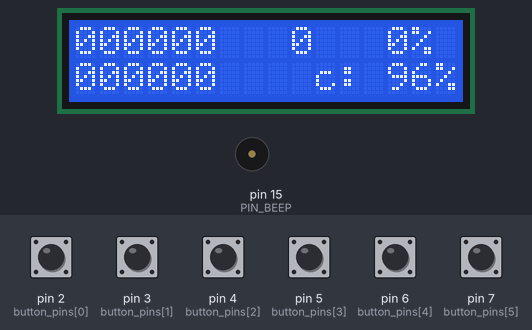
This sketch was run on a simulated Arduino Uno, built with avr-gcc and run on an emulated ATmega328P. On the bench: 16×2 character LCD, buzzer (waves = sounding, pin HIGH). The test bench sets the inputs (shaded band); at power-on: pin 2 (button_pins[0]), pin 3 (button_pins[1]), pin 4 (button_pins[2]), pin 5 (button_pins[3]), pin 6 (button_pins[4]), pin 7 (button_pins[5]) HIGH. No radio packets arrive unless stated; what the sketch prints to the serial monitor is not drawn.

Above: at 2.7 s.
2.8 s: pin 2 (button_pins[0]) pulled LOW for 0.15 s
At 3.02 s:
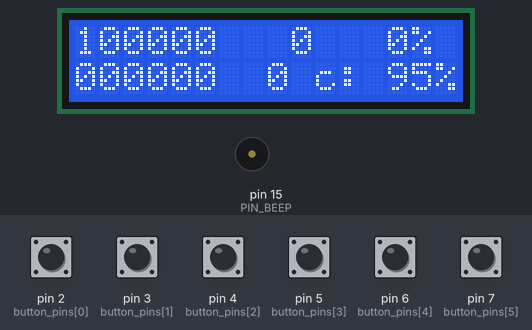
3.5 s: pin 3 (button_pins[1]) pulled LOW for 1 s
At 4.05 s:
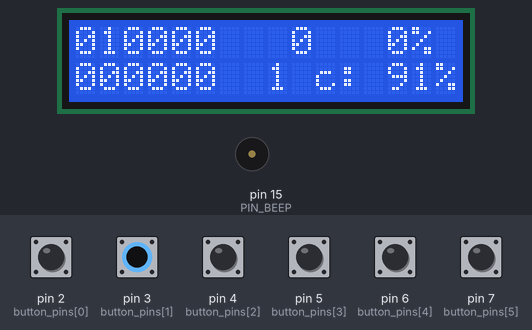
5.1 s: pin 4 (button_pins[2]) pulled LOW for 1 s
At 5.64 s:
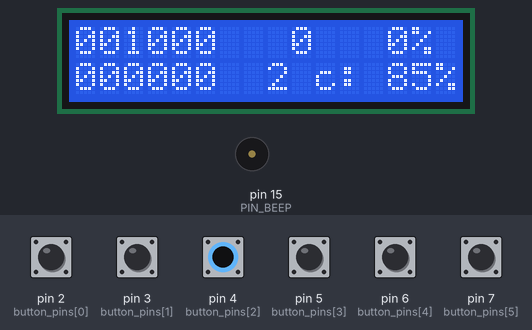
6.7 s: pin 5 (button_pins[3]) pulled LOW for 1 s
At 7.23 s:
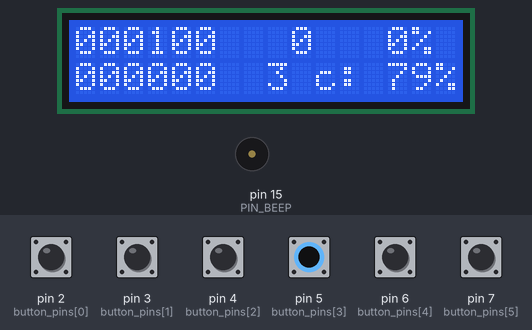
8.3 s: pin 6 (button_pins[4]) pulled LOW for 1 s
At 8.82 s:
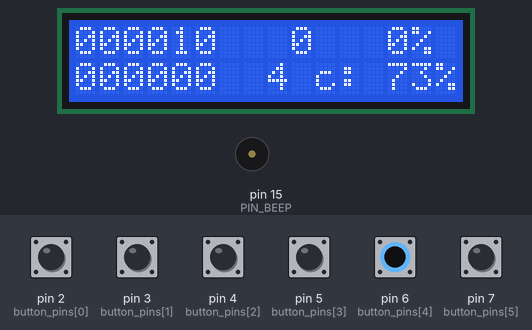
9.9 s: pin 7 (button_pins[5]) pulled LOW for 1 s
At 10.41 s:
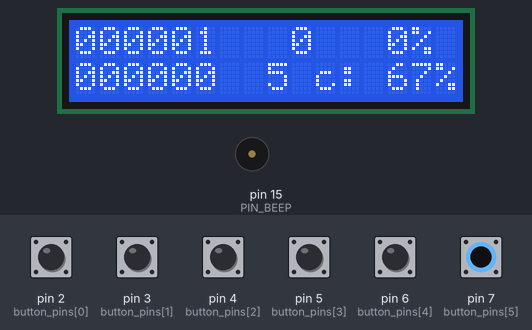
Timing chart, 0 to 12.5 s (numbered marks = the images above; inputs shaded):
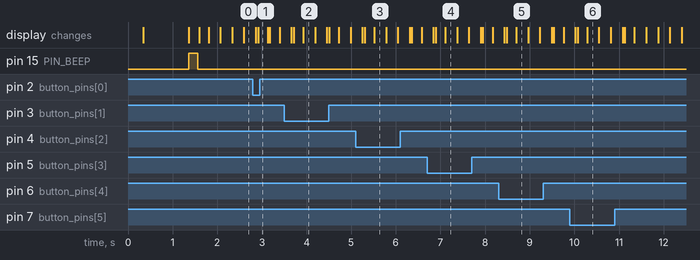

The sketch:

remote_control.ino
```cpp
#include <LiquidCrystal_I2C.h>
#include "RF24.h"
#include "printf.h"

#define PIN_BEEP 15

struct radioPack
{
  unsigned long timePack = 0;
  bool btn[6] = {0, 0, 0, 0, 0, 0};
  uint8_t count = 0;
};

radioPack rpTransmit;
radioPack rpRecieve;

LiquidCrystal_I2C lcd(0x3f, 2, 1, 0, 4, 5, 6, 7, 3, POSITIVE);  // Set the LCD I2C address

RF24 radio(9, 10);
const uint64_t pipes[2] = { 0x0808F0F0E1LL, 0x0808F0F0D2LL };

// Pins on the remote for buttons
const uint8_t button_pins[] = {2, 3, 4, 5, 6, 7};
const uint8_t num_but_rel = sizeof(button_pins);
const unsigned long timeout = 200000;  // mks
uint8_t conPercent = 100;
uint8_t countPrev = 0;

void setup()
{
  Serial.begin(115200);
  pinMode(PIN_BEEP, OUTPUT);
  //Serial.println(F("2"));
  lcd.begin(16, 2);  // initialize the lcd for 16 chars 2 lines, turn on backlight

  lcd.noBacklight();
  delay(250);
  lcd.backlight();

  lcd.clear();
  lcd.print("PMS remote");
  lcd.setCursor(0, 1);
  lcd.print("Ver. 1.0.0");
  delay(1000);

  lcd.clear();
  lcd.print("Remote control");

  printf_begin();
  radio.begin();

  radio.openWritingPipe(pipes[0]);
  radio.openReadingPipe(1, pipes[1]);
  //radio.setAutoAck(0);
  radio.setPALevel(RF24_PA_MAX);
  radio.printDetails();

  beep(200);
  lcd.clear();

  for (int i = 0; i < num_but_rel; i++)
  {
    pinMode(button_pins[i], INPUT_PULLUP);
    lcdTransmitUpd(i);
    lcdRecieveUpd(i);
  }
  lcdCountUpdate(1);
  lcdConnectQuality(1);
}

void loop(void)
{
  String txt = "";
  for (int i = 0; i < num_but_rel; i++)
  {
    bool x = !digitalRead(button_pins[i]);
    if (rpTransmit.btn[i] != x)
    {
      rpTransmit.btn[i] = x;
      lcdTransmitUpd(i);
      lcd.setCursor(8, 1);
      lcd.print(i);
    }
  }

  rpTransmit.timePack = millis();
  radio.stopListening();
  bool ok = radio.write( &rpTransmit, sizeof(radioPack) );
  Serial.print(F("Sent. "));
  Serial.print(rpTransmit.timePack);
  Serial.print(F(" "));

  unsigned long started_waiting_at = micros();
  boolean timeout1 = false;
  radio.startListening();
  while (!radio.available())
  {
    unsigned long timewait =  micros() - started_waiting_at;
    timeout1 = timewait > timeout;
    if (timeout1)
      break;
  }
  radio.stopListening();

  lcdConnectQuality(!timeout1);
  if ( timeout1 )
  {
    Serial.println(F("Timeout. "));
    beep(5);
  }
  else
  {
    Serial.print(F("Get response. "));
    radio.read( &rpRecieve, sizeof(radioPack) );
    if (rpRecieve.timePack == rpTransmit.timePack )
    {
      for (int i = 0; i < num_but_rel; i++)
      {
        lcdRecieveUpd(i);
      }
      lcdCountUpdate(0);
      //    txt = "Good.";
    }
    else
    {
      Serial.print(" ");
      Serial.print(rpRecieve.timePack);
      Serial.print(" ");
      //      txt = "Bad. ";
    }
    Serial.println();
  }

  //  lcd.setCursor(10, 1);
  //  lcd.print(txt);

  delay(50);
}

void beep(int x)
{
  digitalWrite(PIN_BEEP, HIGH);
  delay(x);
  digitalWrite(PIN_BEEP, LOW);
}


void lcdTransmitUpd(int i)
{
  _lcdUpdate(rpTransmit, i, 0);
}

void lcdRecieveUpd(int i)
{
  _lcdUpdate(rpRecieve, i, 1);
}

void _lcdUpdate(radioPack rp, int i, int line)
{
  lcd.setCursor(i, line);
  lcd.print(rp.btn[i]);
}


void lcdCountUpdate(bool forced)
{
  if (forced || rpRecieve.count != countPrev)
  {
    String txt = int2str(rpRecieve.count);
    lcd.setCursor(7, 0);
    lcd.print(txt);

    txt = int2str(rpRecieve.count * 100 / 255) + "%";
    lcd.setCursor(11, 0);
    lcd.print(txt);
    countPrev = rpRecieve.count;
  }
}

void lcdConnectQuality(bool c_good)
{
  if ((conPercent > 0 && !c_good) || (conPercent < 100 && c_good))
  {
    if (c_good)
      conPercent++;
    else
      conPercent--;

    String txt = "c:" + int2str(conPercent) + "%";
    lcd.setCursor(10, 1);
    lcd.print(txt);
  }
}

String int2str(int x)
{
  String str = "  ";
  str += String(x);
  str = str.substring(str.length() - 3);
  return str;
}
```

printf.h
```cpp
// (licence header left out)
/**
 * @file printf.h
 *
 * Setup necessary to direct stdout to the Arduino Serial library, which
 * enables 'printf'
 */

#ifndef __PRINTF_H__
#define __PRINTF_H__

#ifdef ARDUINO

int serial_putc( char c, FILE * )
{
  Serial.write( c );

  return c;
}

void printf_begin(void)
{
  fdevopen( &serial_putc, 0 );
}

#else
#error This example is only for use on Arduino.
#endif // ARDUINO

#endif // __PRINTF_H__
```
